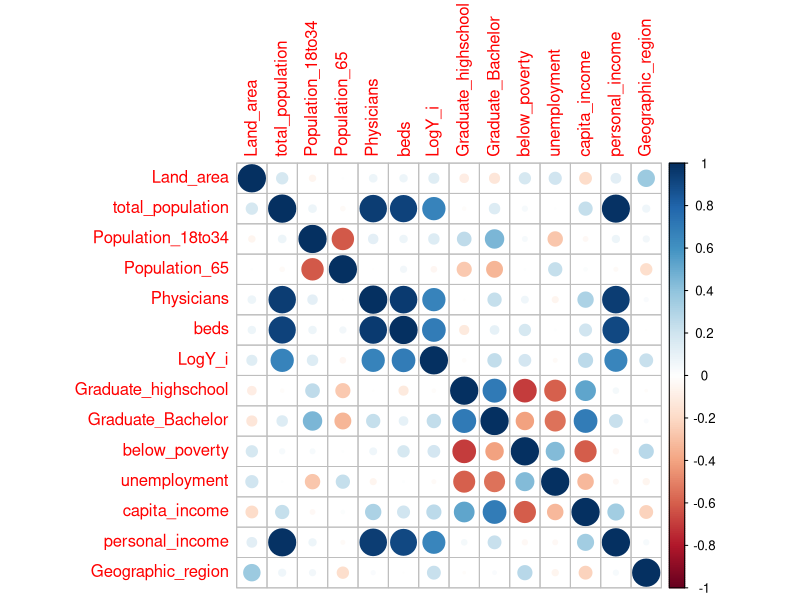
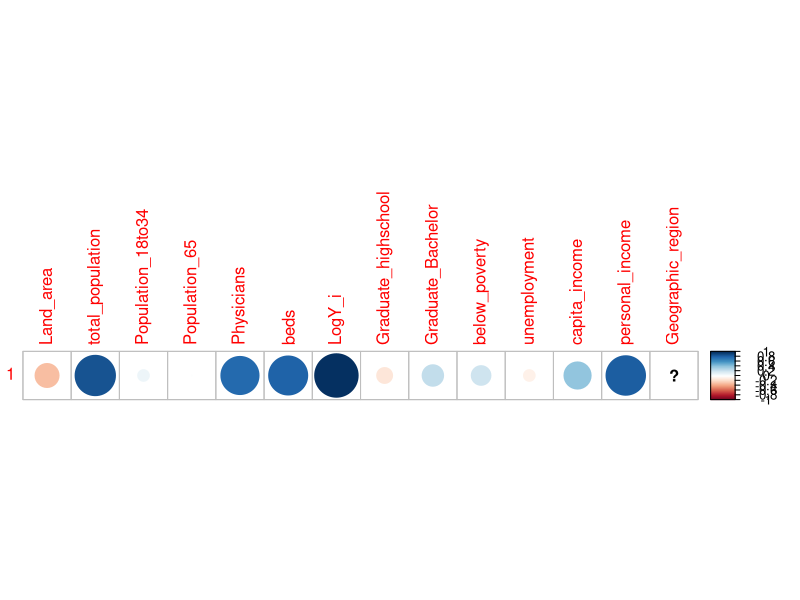
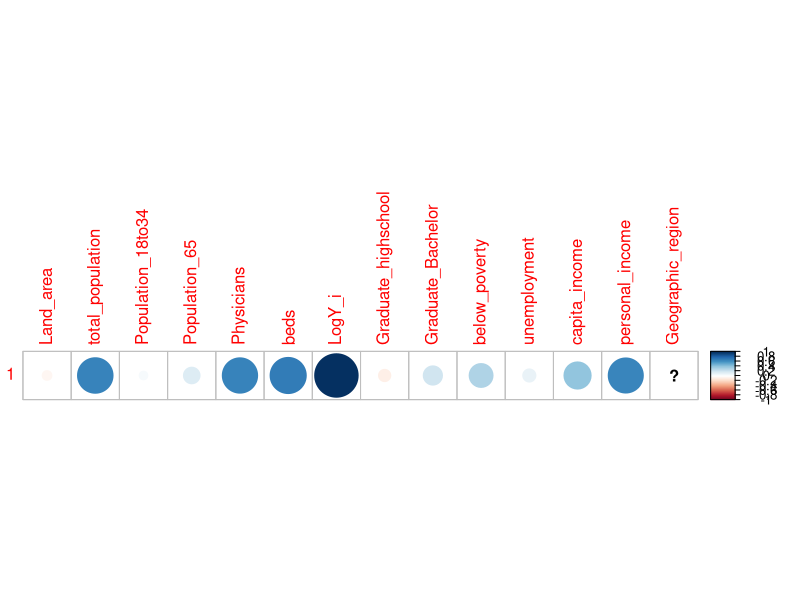
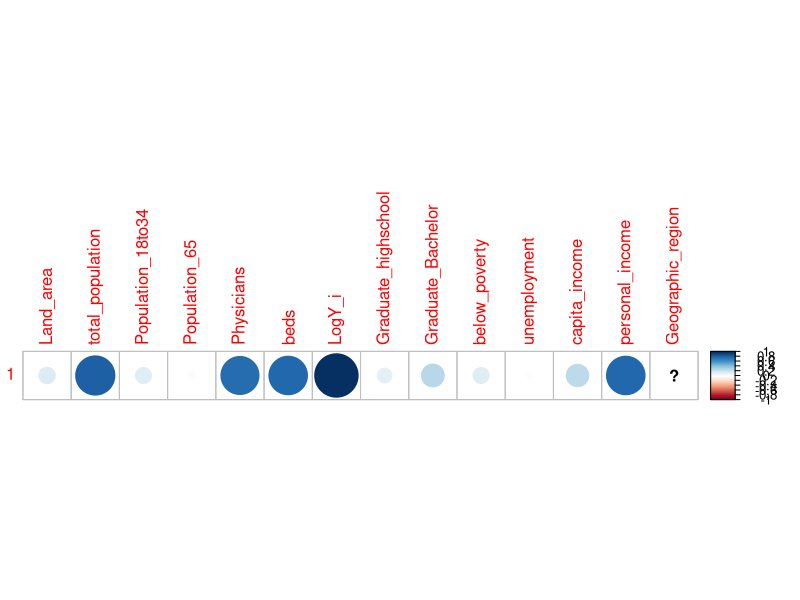
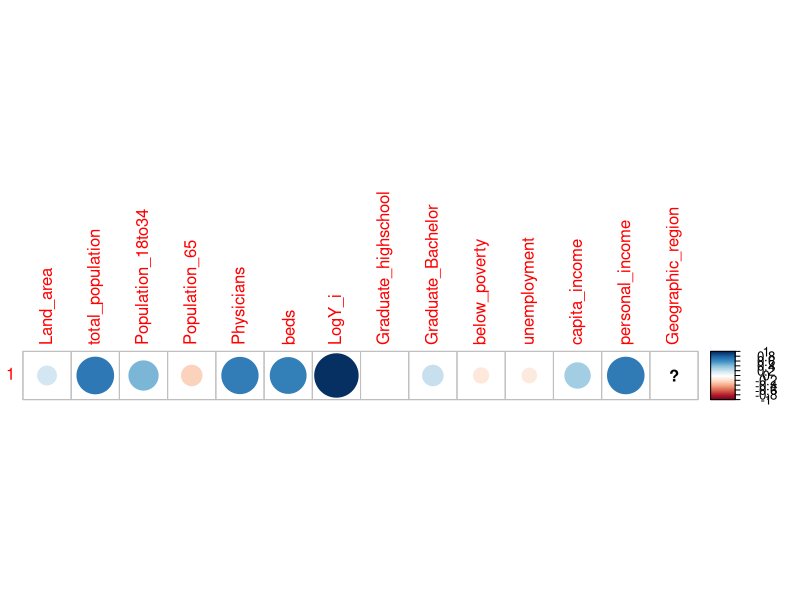
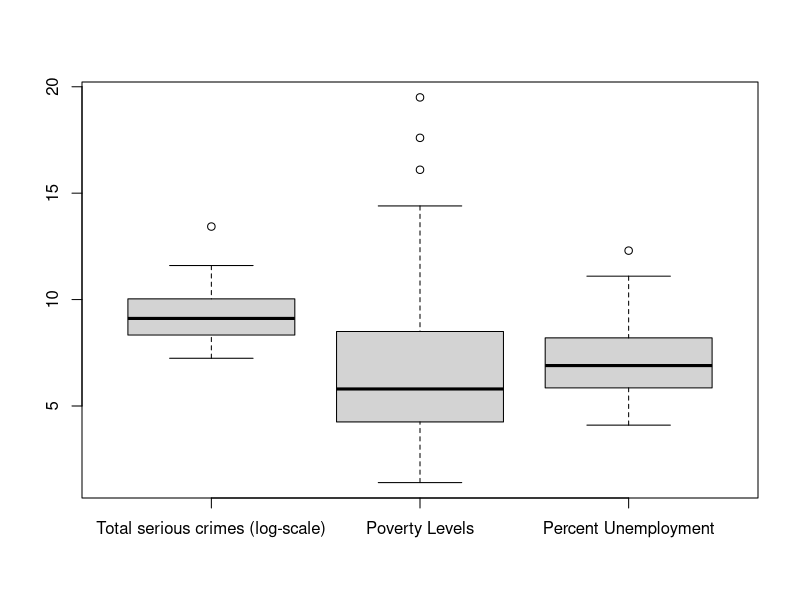
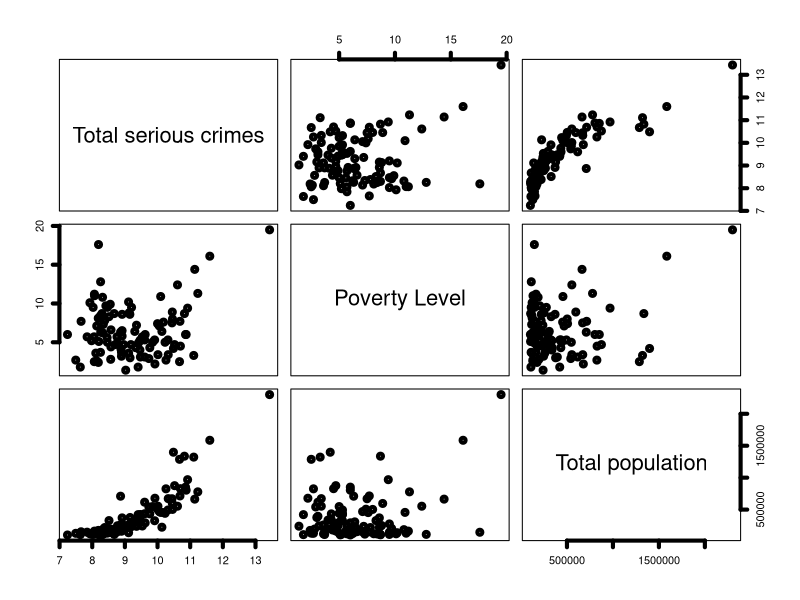
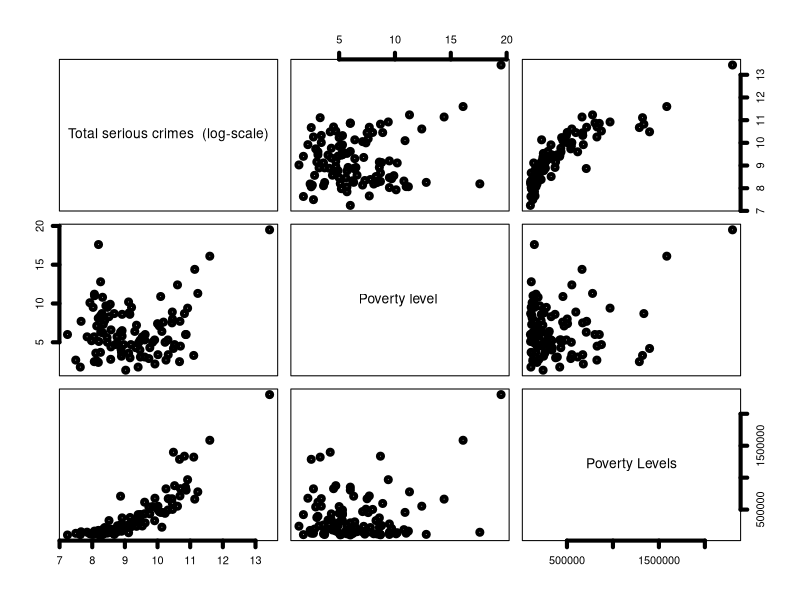

R code for these plots, in order:
## ---- chunk 1
# RUN THESE ALL ONCE!!! un-comment the code blocks as you go
#install.packages(c("usethis", "gitcreds"))

# then run this:
#usethis::create_github_token()

# which opens GitHub in your browser, generate a token
# COPY it before closing the page

# run this and paste token into terminal when prompted
#gitcreds::gitcreds_set()

# done! :) make sure to re-comment the code blocks
## ---- chunk 2
# make sure to download any you dont have with: install.packages("package_name")
library(here)
library(corrplot)
library(tidyverse)
## ---- chunk 3
Demographic <- read.table(here("data", "Demographic.txt")) # more robust read-in

# change column names to match correct variables
colnames(Demographic) <- c('ID','County','state','Land_area','total_population',
                          'Population_18to34','Population_65','Physicians','beds',
                          'Y_i','Graduate_highschool','Graduate_Bachelor','below_poverty',
                          'unemployment','capita_income','personal_income','Geographic_region')
Demographic2 <- Demographic

# Variable names and dimensions of the table
head(Demographic2)
names(Demographic2)
dim(Demographic2)
summary(Demographic2)

Demographic2$Y_i <- log(Demographic$Y_i) # log transform Y

colnames(Demographic2)[10] <- "LogY_i"

region1 <- Demographic2[Demographic2$Geographic_region == 1,]
region2 <- Demographic2[Demographic2$Geographic_region == 2,]
region3 <- Demographic2[Demographic2$Geographic_region == 3,]
region4 <- Demographic2[Demographic2$Geographic_region == 4,]

n1<-nrow(region1)
n2<-nrow(region2)
n3<-nrow(region3)
n4<-nrow(region4)
## ---- chunk 4
# general corr
cor(Demographic2[,4:17])
corrplot(cor(Demographic2[,4:17]))

# per region corr
regions <- list(region1, region2, region3, region4)
top_list <- list()

for (i in seq_along(regions)) {
  
  cat("FOR REGION: ", i, "\n")
  
  region <- regions[[i]]
  cors <- sapply(region[, 4:17], function(x) cor(x, region$LogY_i))
  ranked <- sort(abs(cors), decreasing = TRUE)
  
  top_list[[i]] <- head(ranked, 5)
  
  corrplot(cor(region$LogY_i, region[,4:17]))
  
  print(top_list[[i]])
}
## ---- chunk 5
# Region 1
# log(Y_i) = Beta_0 + Beta_1*total_population

boxplot(cbind(region1$LogY_i,region1$below_poverty, region1$unemployment),names = c("Total serious crimes (log-scale)", "Poverty Levels", "Percent Unemployment"))

pairs(cbind(region1$LogY_i, region1$below_poverty, region1$total_population), labels = c("Total serious crimes", "Poverty Level", "Total population"), lwd = 4)

pairs(cbind(region1$LogY_i, region1$below_poverty, region1$total_population),labels=c("Total serious crimes  (log-scale)","Poverty level ", "Poverty Levels", "Total Population"), lwd=4)

pairs(cbind(region1$LogY_i, region1$below_poverty, log(region1$total_population)), labels = c("Total serious crimes (log-scale)","Poverty Levels", "Total population (log-scale)"), lwd = 4)
## ---- chunk 6
# Total Population
region1 |>
        ggplot(aes(x = total_population, y = LogY_i)) +
        geom_point() +
        theme_bw()

# Physicians
region2 |>
        ggplot(aes(x = Physicians)) +
        geom_histogram() +
        theme_bw()

region2 |>
        ggplot(aes(x = Physicians, y = LogY_i)) +
        geom_point() +
        theme_bw()

# Personal Income
region3 |>
        ggplot(aes(x = personal_income, y = LogY_i)) +
        geom_point() +
        theme_bw()

# Population 18-34
region4 |>
        ggplot(aes(x = Population_18to34, y = LogY_i)) +
        geom_point() +
        theme_bw()
## ---- chunk 7
model_1 <- lm(LogY_i ~ total_population, data = region1)
model_2 <- lm(LogY_i ~ Physicians, data = region2)
model_3 <- lm(LogY_i ~ personal_income, data = region3)
model_4 <- lm(LogY_i ~ Population_18to34, data = region4)
## ---- chunk 8
# REGION 1
summary(model_1) # all model stats
plot(model_1) # all four diagnostic plots
confint(model_1) # 95% CI for both b0 and b1

# REGION 2
summary(model_2)
plot(model_2) # insane outlier here
confint(model_2)

# REGION 3
summary(model_3)
plot(model_3) # & here
confint(model_3)

# REGION 4
summary(model_4)
plot(model_4)
confint(model_4)
## ---- chunk 9
# REGION 1
model_1b <- lm(log(Demographic$Y_i) ~ log(Demographic$total_population), data = region1)

anova(model_1b)
summary(model_1b)
plot(model_1b) # greatly improved linearity
confint(model_1b)

# REGION 2
model_2b <- lm(log(Demographic$Y_i) ~ log(Demographic$Physicians), data=region2)

anova(model_2b)
summary(model_2b)
plot(model_2b)
confint(model_2b)
# REGION 3
model_3b <- lm(log(Demographic$Y_i) ~ log(Demographic$personal_income), data = region3)

anova(model_3b)
summary(model_3b)
plot(model_3b) # greatly improved linearity, previous outliers arent as bad now
confint(model_3b)

# REGION 4
model_4b <- lm(log(Demographic$Y_i) ~ log(Demographic$Population_18to34), data = region4)

anova(model_4b)
summary(model_4b)
plot(model_4b)
confint(model_4b)
